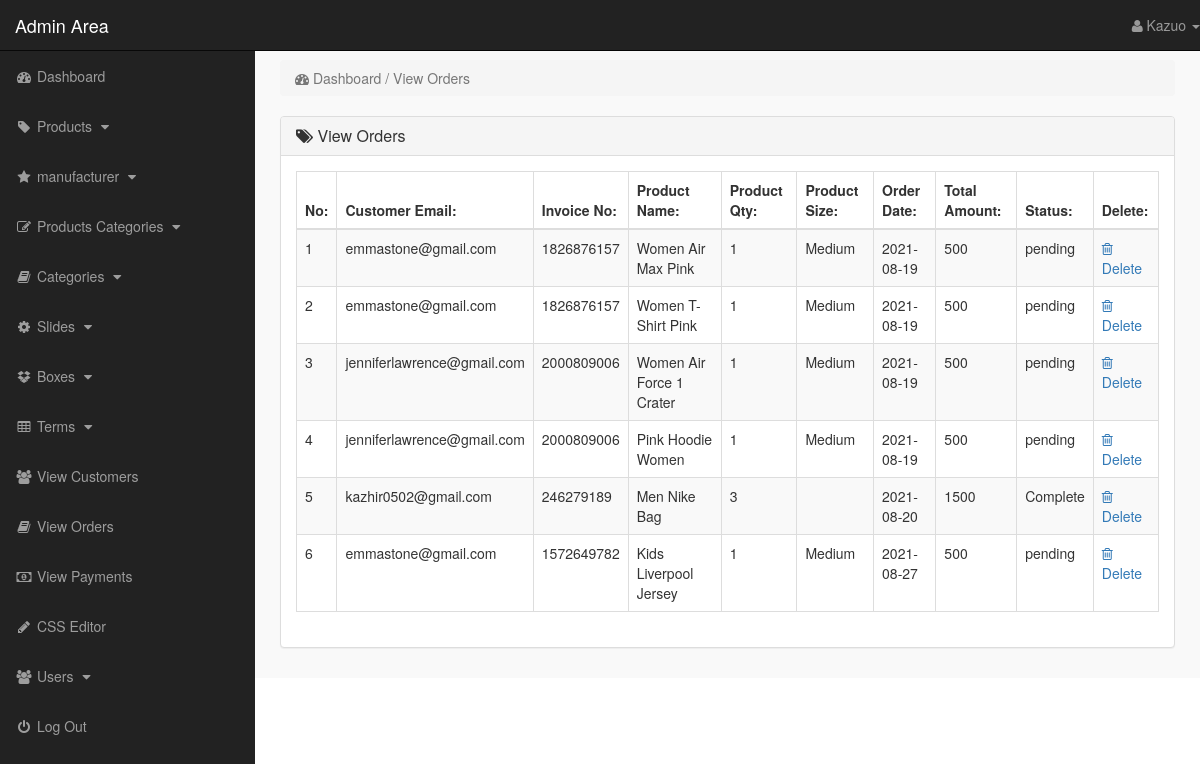
Screenshot of /admin_area/index.php?view_orders (signed in) with the database file from the repository.
### tables this page shows
CREATE TABLE `pending_orders` (
  `order_id` int(10) NOT NULL,
  `customer_id` int(10) NOT NULL,
  `invoice_no` int(10) NOT NULL,
  `product_id` text NOT NULL,
  `qty` int(10) NOT NULL,
  `size` text NOT NULL,
  `order_status` text NOT NULL
);

CREATE TABLE `customers` (
  `customer_id` int(10) NOT NULL,
  `customer_name` varchar(255) NOT NULL,
  `customer_email` varchar(255) NOT NULL,
  `customer_pass` varchar(255) NOT NULL,
  `customer_country` text NOT NULL,
  `customer_city` int(100) NOT NULL,
  `customer_contact` varchar(255) NOT NULL,
  `customer_address` text NOT NULL,
  `customer_image` text NOT NULL,
  `customer_ip` varchar(100) NOT NULL
);

CREATE TABLE `products` (
  `product_id` int(10) NOT NULL,
  `p_cat_id` int(10) NOT NULL,
  `cat_id` int(10) NOT NULL,
  `manufacturer_id` int(10) NOT NULL,
  `date` timestamp NOT NULL DEFAULT current_timestamp() ON UPDATE current_timestamp(),
  `product_title` text NOT NULL,
  `product_img1` text NOT NULL,
  `product_img2` text NOT NULL,
  `product_img3` text NOT NULL,
  `product_price` int(10) NOT NULL,
  `product_keywords` text NOT NULL,
  `product_desc` text NOT NULL,
  `product_label` text NOT NULL,
  `product_sale` int(100) NOT NULL
);

CREATE TABLE `customer_orders` (
  `order_id` int(10) NOT NULL,
  `customer_id` int(10) NOT NULL,
  `due_amount` int(100) NOT NULL,
  `invoice_no` int(100) NOT NULL,
  `qty` int(10) NOT NULL,
  `size` text NOT NULL,
  `order_date` date NOT NULL,
  `order_status` text NOT NULL
);

### admin_area/view_orders.php (the view)
<?php
    if(!isset($_SESSION['admin_email'])){
        echo "<script>window.open('login.php','_self')</script>";
    }else{
?>
<div class="row">
    <div class="col-lg-12">
        <ol class="breadcrumb">
            <li class="active">
                <i class="fa fa-dashboard"></i> Dashboard / View Orders
            </li>
        </ol>
    </div>
</div>
<div class="row">
    <div class="col-lg-12">
        <div class="panel panel-default">
            <div class="panel-heading">
               <h3 class="panel-title">
                   <i class="fa fa-tags"></i>  View Orders
               </h3>
            </div>
            <div class="panel-body">
                <div class="table-responsive">
                    <table class="table table-striped table-bordered table-hover">
                        <thead>
                            <tr>
                                <th> No: </th>
                                <th> Customer Email: </th>
                                <th> Invoice No: </th>
                                <th> Product Name: </th>
                                <th> Product Qty: </th>
                                <th> Product Size: </th>
                                <th> Order Date: </th>
                                <th> Total Amount: </th>
                                <th> Status: </th>
                                <th> Delete: </th>
                            </tr>
                        </thead>
                        <tbody>
                            <?php
                                $i=0;
                                $get_orders = "select * from pending_orders";
                                $run_orders = mysqli_query($con,$get_orders);
                                while($row_order=mysqli_fetch_array($run_orders)){
                                    $order_id = $row_order['order_id'];
                                    $c_id = $row_order['customer_id'];
                                    $invoice_no = $row_order['invoice_no'];
                                    $product_id = $row_order['product_id'];
                                    $qty = $row_order['qty'];
                                    $size = $row_order['size'];
                                    $order_status = $row_order['order_status'];
                                    $get_products = "select * from products where product_id='$product_id'";
                                    $run_products = mysqli_query($con,$get_products);
                                    $row_products = mysqli_fetch_array($run_products);
                                    $product_title = $row_products['product_title'];
                                    $get_customer = "select * from customers where customer_id='$c_id'";
                                    $run_customer = mysqli_query($con,$get_customer);
                                    $row_customer = mysqli_fetch_array($run_customer);
                                    $customer_email = $row_customer['customer_email'];
                                    $get_c_order = "select * from customer_orders where order_id='$order_id'";
                                    $run_c_order = mysqli_query($con,$get_c_order);
                                    $row_c_order = mysqli_fetch_array($run_c_order);
                                    $order_date = $row_c_order['order_date'];
                                    $order_amount = $row_c_order['due_amount'];
                                    $i++;
                            ?>
                            <tr>
                                <td> <?php echo $i; ?> </td>
                                <td> <?php echo $customer_email; ?> </td>
                                <td> <?php echo $invoice_no; ?></td>
                                <td> <?php echo $product_title; ?> </td>
                                <td> <?php echo $qty; ?></td>
                                <td> <?php echo $size; ?> </td>
                                <td> <?php echo $order_date; ?> </td>
                                <td> <?php echo $order_amount; ?> </td>
                                <td>
                                    <?php
                                        if($order_status=='pending'){
                                            echo $order_status='pending';
                                        }else{
                                            echo $order_status='Complete';
                                        }
                                    ?>
                                </td>
                                <td>
                                     <a href="index.php?delete_order=<?php echo $order_id; ?>">
                                        <i class="fa fa-trash-o"></i> Delete
                                     </a>
                                </td>
                            </tr>
                            <?php } ?>
                        </tbody>
                    </table>
                </div>
            </div>
        </div>
    </div>
</div>
<?php } ?>

### admin_area/includes/sidebar.php (shortened to what this page needs)
<?php
    if(!isset($_SESSION['admin_email'])){
        echo "<script>window.open('login.php','_self')</script>";
    }else{
?>
<nav class="navbar navbar-inverse navbar-fixed-top">
    <div class="navbar-header">
        <a href="index.php?dashboard" class="navbar-brand">Admin Area</a>
    </div>
    <ul class="nav navbar-right top-nav">
        <li class="dropdown">
            <a href="#" class="dropdown-toggle" data-toggle="dropdown">
                <i class="fa fa-user"></i> <?php echo $admin_name;  ?> <b class="caret"></b>
            </a>
        </li>
    </ul>
    <div class="collapse navbar-collapse navbar-ex1-collapse">
        <ul class="nav navbar-nav side-nav">
            <li>
                <a href="index.php?dashboard">
                        <i class="fa fa-fw fa-dashboard"></i> Dashboard
                </a>
            </li>
            <li>
                <a href="#" data-toggle="collapse" data-target="#products">
                        <i class="fa fa-fw fa-tag"></i> Products
                        <i class="fa fa-fw fa-caret-down"></i>
                </a>
            </li>
            <li>
                <a href="#" data-toggle="collapse" data-target="#manufacturer">
                        <i class="fa fa-fw fa-star"></i> manufacturer
                        <i class="fa fa-fw fa-caret-down"></i>
                </a>
            </li>
            <li>
                <a href="#" data-toggle="collapse" data-target="#p_cat">
                        <i class="fa fa-fw fa-edit"></i> Products Categories
                        <i class="fa fa-fw fa-caret-down"></i>
                </a>
            </li>
            <li>
                <a href="#" data-toggle="collapse" data-target="#cat">
                        <i class="fa fa-fw fa-book"></i> Categories
                        <i class="fa fa-fw fa-caret-down"></i>
                </a>
            </li>
            <li>
                <a href="#" data-toggle="collapse" data-target="#slides">
                        <i class="fa fa-fw fa-gear"></i> Slides
                        <i class="fa fa-fw fa-caret-down"></i>
                </a>
            </li>
            <li>
                <a href="#" data-toggle="collapse" data-target="#boxes">
                        <i class="fa fa-fw fa-dropbox"></i> Boxes
                        <i class="fa fa-fw fa-caret-down"></i>
                </a>
            </li>
            <li>
                <a href="#" data-toggle="collapse" data-target="#terms">
                        <i class="fa fa-fw fa-table"></i> Terms
                        <i class="fa fa-fw fa-caret-down"></i>
                </a>
            </li>
            <li>
                <a href="index.php?view_customers">
                    <i class="fa fa-fw fa-users"></i> View Customers
                </a>
            </li>
            <li>
                <a href="index.php?view_orders">
                    <i class="fa fa-fw fa-book"></i> View Orders
                </a>
            </li>
            <li>
                <a href="index.php?view_payments">
                    <i class="fa fa-fw fa-money"></i> View Payments
                </a>
            </li>
            <li>
                <a href="index.php?edit_css">
                    <i class="fa fa-fw fa-pencil"></i> CSS Editor
                </a>
            </li>
            <li>
                <a href="#" data-toggle="collapse" data-target="#users">
                        <i class="fa fa-fw fa-users"></i> Users
                        <i class="fa fa-fw fa-caret-down"></i>
                </a>
            </li>
            <li>
                <a href="logout.php">
                    <i class="fa fa-fw fa-power-off"></i> Log Out
                </a>
            </li>
        </ul>
    </div>
</nav>
<?php } ?>

### rows the page displays
pending_orders: customer.customer_email "emmastone@gmail.com", invoice_no "1826876157", product.product_title "Women Air Max Pink", qty "1", size "Medium", customer_orders.order_date "2021-08-19", customer_orders.due_amount "500"
pending_orders: customer.customer_email "emmastone@gmail.com", invoice_no "1826876157", product.product_title "Women T-Shirt Pink", qty "1", size "Medium", customer_orders.order_date "2021-08-19", customer_orders.due_amount "500"
pending_orders: customer.customer_email "jenniferlawrence@gmail.com", invoice_no "2000809006", product.product_title "Women Air Force 1 Crater", qty "1", size "Medium", customer_orders.order_date "2021-08-19", customer_orders.due_amount "500"
pending_orders: customer.customer_email "jenniferlawrence@gmail.com", invoice_no "2000809006", product.product_title "Pink Hoodie Women", qty "1", size "Medium", customer_orders.order_date "2021-08-19", customer_orders.due_amount "500"
pending_orders: customer.customer_email "kazhir0502@gmail.com", invoice_no "246279189", product.product_title "Men Nike Bag", qty "3", customer_orders.order_date "2021-08-20", customer_orders.due_amount "1500"
pending_orders: customer.customer_email "emmastone@gmail.com", invoice_no "1572649782", product.product_title "Kids Liverpool Jersey", qty "1", size "Medium", customer_orders.order_date "2021-08-27", customer_orders.due_amount "500"

### other values shown
$admin_name "Kazuo"
